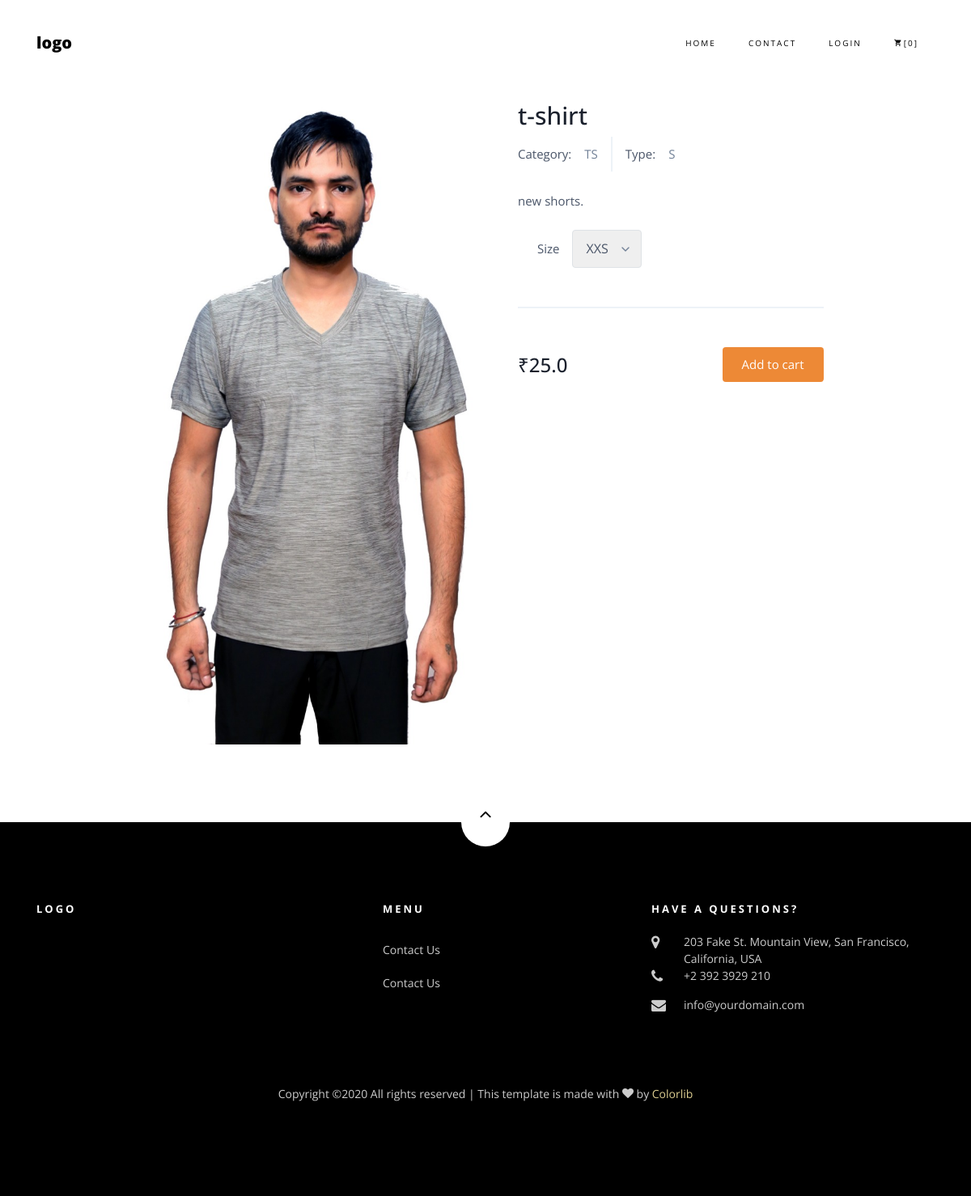
/product/1/, run on the app's committed database.
### core/models.py (models this page shows, shortened)
class Item(models.Model):
    title=models.CharField(max_length=100)
    price=models.FloatField()
    discount_price = models.FloatField(blank=True, null=True)
    category = models.CharField(choices=CATEGORY_CHOICES, max_length=3)
    typechoice = models.CharField(choices=TYPE_CHOICE, max_length=3)
    slug = models.SlugField()
    description = models.TextField()
    image = models.ImageField()
    def get_add_to_cart_url(self):
        return reverse("core:add-to-cart", kwargs={
            'slug': self.slug
        })

### core/views.py (the view)
# urls.py: path('product/<slug>/',ItemDetailView.as_view(),name='product'),
class ItemDetailView(DetailView):
    model=Item
    template_name='product.html'

### templates/product.html (shortened to what this page needs)
{% load static %}
<!DOCTYPE html>
<html lang="en">
  <head>
    <link rel="stylesheet" href="{%static 'css/open-iconic-bootstrap.min.css' %}">
    <link rel="stylesheet" href="{%static 'css/animate.css' %}">
    <link rel="stylesheet" href="{%static 'css/owl.carousel.min.css' %}">
    <link rel="stylesheet" href="{%static 'css/owl.theme.default.min.css' %}">
    <link rel="stylesheet" href="{%static 'css/magnific-popup.css' %}">
    <link rel="stylesheet" href="{%static 'css/aos.css' %}">
    <link rel="stylesheet" href="{%static 'css/ionicons.min.css' %}">
    <link rel="stylesheet" href="{%static 'css/bootstrap-datepicker.css' %}">
    <link rel="stylesheet" href="{%static 'css/jquery.timepicker.css' %}">
    <link href="https://unpkg.com/tailwindcss@^1.0/dist/tailwind.min.css" rel="stylesheet">
    <link rel="stylesheet" href="{%static 'css/flaticon.css' %}">
    <link rel="stylesheet" href="{%static 'css/icomoon.css' %}">
    <link rel="stylesheet" href="{%static 'css/style.css' %}">
  </head>
  <body class="goto-here">
    <nav class="navbar navbar-expand-lg navbar-dark ftco_navbar bg-dark ftco-navbar-light" id="ftco-navbar">
	    <div class="container">
	      <a class="navbar-brand" href="index.html">logo</a>
	      <div class="collapse navbar-collapse" id="ftco-nav">
	        <ul class="navbar-nav ml-auto">
	          <li class="nav-item active"><a href="index.html" class="nav-link">Home</a></li>
	          <li class="nav-item"><a href="contact.html" class="nav-link">Contact</a></li>
            <li class="nav-item"><a href="contact.html" class="nav-link">Login</a></li>
	          <li class="nav-item cta cta-colored"><a href="cart.html" class="nav-link"><span class="icon-shopping_cart"></span>[0]</a></li>
	        </ul>
	      </div>
	    </div>
	  </nav>
<section class="text-gray-700 body-font overflow-hidden">
  <div class="container px-5 py-24 mx-auto">
    <div class="lg:w-4/5 mx-auto flex flex-wrap">
      <img alt="ecommerce" class="lg:w-1/2 w-full lg:h-auto h-64 object-cover object-center rounded" src="{{object.image}}">
      <div class="lg:w-1/2 w-full lg:pl-10 lg:py-6 mt-6 lg:mt-0">
        <h1 class="text-gray-900 text-3xl title-font font-medium mb-1">{{object.title}}</h1>
        <div class="flex mb-4">
          <span class="flex items-center">
            Category:
            <span class="text-gray-600 ml-3">{{object.category}}</span>
          </span>
          <span class="flex ml-3 pl-3 py-2 border-l-2 border-gray-200">
            Type:
            <span class="text-gray-600 ml-3">{{object.typechoice}}</span>
          </span>
        </div>
        <p class="leading-relaxed">{{object.description}}.</p>
        <div class="flex mt-6 items-center pb-5 border-b-2 border-gray-200 mb-5">
          <div class="flex ml-6 items-center">
            <span class="mr-3">Size</span>
            <div class="relative">
              <select class="rounded border appearance-none border-gray-400 py-2 focus:outline-none focus:border-orange-500 text-base pl-3 pr-10">
                <option>XXS</option>
              </select>
              <span class="absolute right-0 top-0 h-full w-10 text-center text-gray-600 pointer-events-none flex items-center justify-center">
              </span>
            </div>
          </div>
        </div>
        <div class="flex">
          <span class="title-font font-medium text-2xl text-gray-900">&#8377;{{object.price}}</span>
          <a href="{{object.get_add_to_cart_url}}" class="flex ml-auto text-white bg-orange-500 border-0 py-2 px-6 focus:outline-none hover:bg-orange-600 rounded">Add to cart</a>
        </div>
      </div>
    </div>
  </div>
</section>
 <footer class="ftco-footer ftco-section">
      <div class="container">
      	<div class="row">
      		<div class="mouse">
						<a href="#" class="mouse-icon">
							<div class="mouse-wheel"><span class="ion-ios-arrow-up"></span></div>
						</a>
					</div>
      	</div>
        <div class="row mb-5">
          <div class="col-md">
            <div class="ftco-footer-widget mb-4">
              <h2 class="ftco-heading-2">Logo</h2>
            </div>
          </div>
          <div class="col-md">
            <div class="ftco-footer-widget mb-4 ml-md-5">
              <h2 class="ftco-heading-2">Menu</h2>
              <ul class="list-unstyled">
              <li><a href="#" class="py-2 d-block">Contact Us</a></li>
                <li><a href="#" class="py-2 d-block">Contact Us</a></li>
              </ul>
            </div>
          </div>
          <div class="col-md">
            <div class="ftco-footer-widget mb-4">
            	<h2 class="ftco-heading-2">Have a Questions?</h2>
            	<div class="block-23 mb-3">
	              <ul>
	                <li><span class="icon icon-map-marker"></span><span class="text">203 Fake St. Mountain View, San Francisco, California, USA</span></li>
	                <li><a href="#"><span class="icon icon-phone"></span><span class="text">+2 392 3929 210</span></a></li>
	                <li><a href="#"><span class="icon icon-envelope"></span><span class="text">info@yourdomain.com</span></a></li>
	              </ul>
	            </div>
            </div>
          </div>
        </div>
        <div class="row">
          <div class="col-md-12 text-center">
            <p>
						  Copyright &copy;<script>document.write(new Date().getFullYear());</script> All rights reserved | This template is made with <i class="icon-heart color-danger" aria-hidden="true"></i> by <a href="https://colorlib.com" target="_blank">Colorlib</a>
						</p>
          </div>
        </div>
      </div>
    </footer>
  </body>
</html>

### static_in_env/css/icomoon.css (style rules this page uses)
[class^="icon-"], [class*=" icon-"] { font-family: 'icomoon' !important; speak: none; font-style: normal; font-weight: normal; font-variant: normal; text-transform: none; line-height: 1; -webkit-font-smoothing: antialiased; -moz-osx-font-smoothing: grayscale; }
.icon-heart:before { content: "\f004"; }
.icon-map-marker:before { content: "\f041"; }
.icon-phone:before { content: "\f095"; }
.icon-envelope:before { content: "\f0e0"; }
.icon-shopping_cart:before { content: "\e8cc"; }

### data on the page
Item: image (picture), title "t-shirt", category "TS", typechoice "S", description "new shorts", price "25.0"
